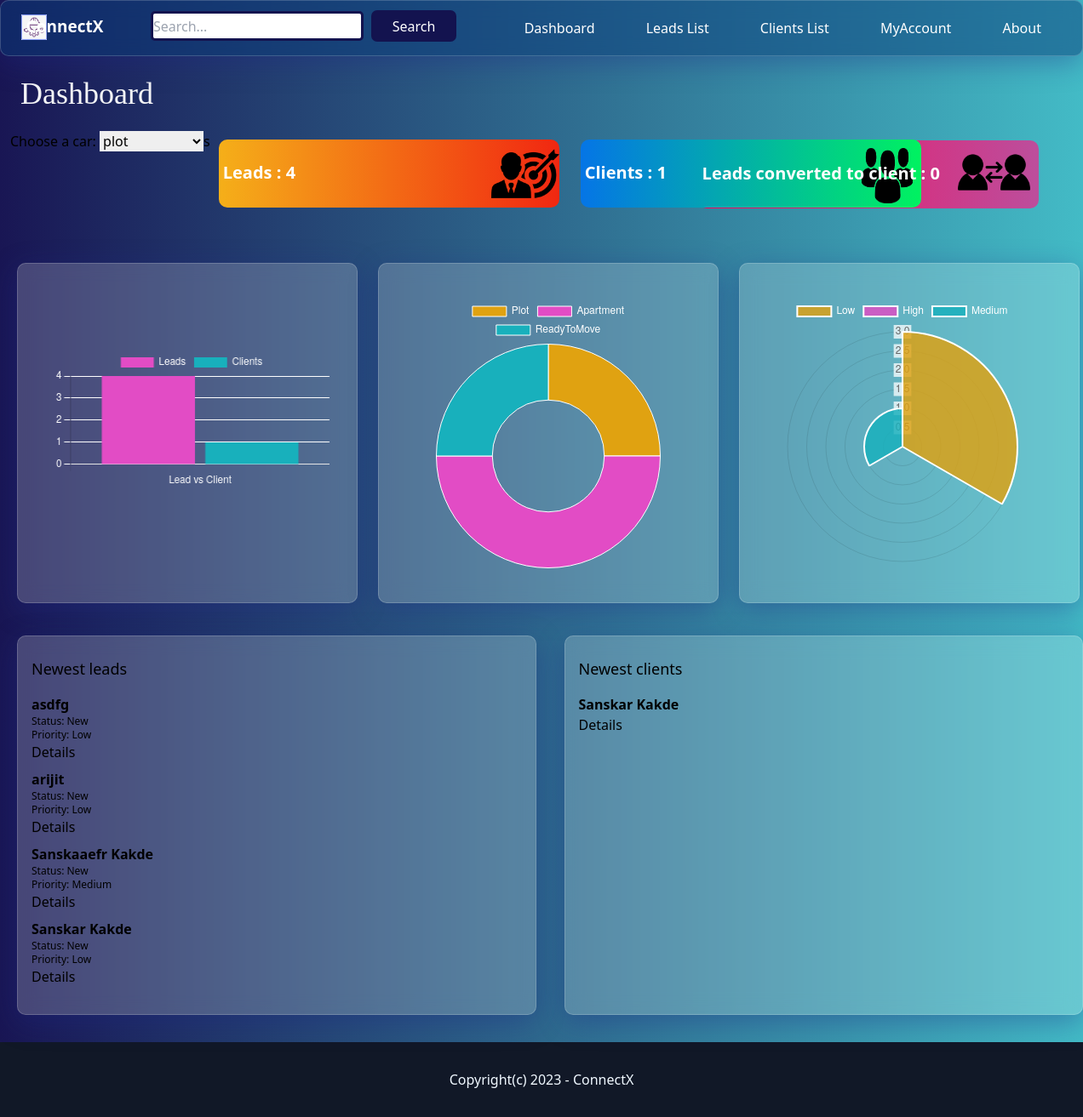
The page /dashboard/ (signed in) on the database its author committed.
### leads/models.py (models this page shows, shortened)
class Lead(models.Model):
    LOW = 'low'
    MEDIUM = 'medium'
    HIGH = 'high'
    CHOICES_PRIORITY = (
        (LOW, 'Low'),
        (MEDIUM, 'Medium'),
        (HIGH, 'High'),
    )
    NEW = 'new'
    CONTACTED = 'contacted'
    WON = 'won'
    LOST = 'lost'
    CHOICES_STATUS = (
        (NEW, 'New'),
        (CONTACTED, 'Contacted'),
        (WON, 'Won'),
        (LOST, 'Lost'),
    )
    plot = 'plot'
    readyTomove = 'readyTomove'
    apartment = 'apartment'
    Property_type=(
        (plot, 'plot'),
        (readyTomove, 'readyTomove'),
        (apartment, 'apartment'),
    )
    team = models.ForeignKey(Team, related_name='leads', on_delete=models.CASCADE)
    name = models.CharField(max_length=255)
    email = models.EmailField()
    phone = models.CharField(max_length=11,default=' ')
    Address = models.TextField(max_length=50, default=' ',blank=False,null=False)
    property_price = models.IntegerField(default='00')
    property_size = models.CharField(max_length=25,default=' ')
    property_locality = models.CharField(max_length=25, default=' ')
    property_type = models.CharField(max_length=11, choices=Property_type, default=plot)
    priority = models.CharField(max_length=10, choices=CHOICES_PRIORITY, default=MEDIUM)
    status = models.CharField(max_length=10, choices=CHOICES_STATUS, default=NEW)
    converted_to_client = models.BooleanField(default=False)
    created_by = models.ForeignKey(User, related_name='leads', on_delete=models.CASCADE)
    created_at = models.DateTimeField(auto_now_add=True)
    modified_at = models.DateTimeField(auto_now=True)
    class Meta:
        ordering = ('name',)

### clients/models.py (models this page shows, shortened)
class Client(models.Model):
    team = models.ForeignKey(Team, related_name='clients', on_delete=models.CASCADE)
    name = models.CharField(max_length=255)
    email = models.EmailField()
    phone = models.CharField(max_length=11, default=' ')
    Address = models.TextField(max_length=50, default=' ',blank=False,null=False)
    property_price = models.IntegerField(default='00')
    property_size = models.CharField(max_length=25,default=' ')
    property_locality = models.CharField(max_length=25, default=' ')
    property_type = models.CharField(max_length=11, choices=Property_type, default=plot)
    converted_to_client = models.BooleanField(default=False)
    priority = models.CharField(max_length=10, choices=CHOICES_PRIORITY, default=MEDIUM)
    created_by = models.ForeignKey(User, related_name='clients', on_delete=models.CASCADE)
    created_at = models.DateTimeField(auto_now_add=True)
    modified_at = models.DateTimeField(auto_now=True)
    class Meta:
        ordering = ('name',)

### dashboard/views.py (the view)
# urls.py: path('dashboard/', include('userprofile.urls')),
@login_required
def dashboard(request):
    team = request.user.userprofile.get_active_team()
    leads = Lead.objects.filter(team=team,created_by=request.user).order_by('-created_at')[0:5]
    clients = Client.objects.filter(team=team,created_by=request.user).order_by('-created_at')[0:5]
    lead_count = Lead.objects.filter(converted_to_client=False,created_by=request.user,team=team).count()
    client_count = Client.objects.filter(team=team, created_by=request.user).count()
    leadtoclient_count = Lead.objects.filter(converted_to_client=True,created_by=request.user,team=team).count()
    plot = Lead.objects.filter(property_type='plot',converted_to_client=False,created_by=request.user,team=team).count()
    apartment = Lead.objects.filter(property_type='apartment',converted_to_client=False,created_by=request.user,team=team).count()
    readytomove = Lead.objects.filter(property_type='readyTomove',converted_to_client=False,created_by=request.user,team=team).count()
    property_type_label = ['Plot' ,'Apartment', 'ReadyToMove']
    property_type = [plot,apartment,readytomove]
    low = Lead.objects.filter(priority='low',converted_to_client=False,created_by=request.user,team=team).count()
    high = Lead.objects.filter(priority='high',converted_to_client=False,created_by=request.user,team=team).count()
    medium = Lead.objects.filter(priority='medium',converted_to_client=False,created_by=request.user,team=team).count()
    priority_label = ['Low', 'High', 'Medium']
    priority = [low, high, medium]
    data=[]
    if request.GET.get('readyTomove'):
        print('user clicked summary')
        data = Lead.objects.filter(property_type='readyTomove',converted_to_client=False,team=team)
    data1 = []
    if request.GET.get('plot'):
        print('user clicked summary')
        data1 = Lead.objects.filter(property_type='plot', converted_to_client=False, team=team)
    data2 = []
    if request.GET.get('apartment'):
        print('user clicked summary')
        data2 = Lead.objects.filter(property_type='apartment', converted_to_client=False, team=team)
    return render(request,'dashboard/dashboard.html', {'leads':leads, 'clients':clients, 'lead_count':lead_count,
                                                       'client_count':client_count,'leadtoclient_count':leadtoclient_count,
                                                       'property_type_label':property_type_label, 'property_type':property_type,
                                                       'priority_label':priority_label, 'priority':priority,"data":data,
                                                       "data1":data1,"data2":data2})

### teams/context_processors.py (called while the page is built)
def active_team(request):
    if request.user.is_authenticated:
        active_team = request.user.userprofile.get_active_team()
        if not active_team:
            active_team = Team.objects.filter(created_by=request.user)[0]
    else:
        active_team = None
    return {'active_team': active_team}

### userprofile/models.py (called while the page is built)
    def get_active_team(self):
        if self.active_team:
            return self.active_team
        else:
            return Team.objects.filter(members__in=[self.user.id]).first()

### dashboard/templates/dashboard/dashboard.html (shortened to what this page needs)
{% extends 'core/base.html' %}
{% load static %}
{% block content %}
<div class="py-6 px-6 ">
    <div class="mb-6 text-4xl text-gray-100 font-serif " >Dashboard</div>
    <div class="div1" style="width:1250px; height:100px;display: flex;margin-left: -12px;">
   <form action="" method="get">
  <label for="cars">Choose a car:</label>
        <select>
  <option type="submit" value="plot" name="plot">plot</option>
       </select>
</form>s
      <div class="leadsquare text-xl hover:bg-slate-950 text-white" style="background: #f12711;
background: -webkit-linear-gradient(to right, #f5af19, #f12711);
background: linear-gradient(to right, #f5af19, #f12711);padding-left: 5px;text-align: left
">Leads : {{ lead_count }} <img src="{% static 'images/lead.png' %}" style="width: 80px;height: 80px;float: right;margin-top: -25px;"></div><br>
      <div class="clientsquare text-xl hover:bg-slate-950 text-white" style="background: #00F260;
background: -webkit-linear-gradient(to right, #0575E6, #00F260);
background: linear-gradient(to right, #0575E6, #00F260);text-align: left; margin-left:25px;padding-left: 5px;
">Clients : {{ client_count }} <img src="{% static 'images/client.png' %}" style="width: 70px;height: 65px;float: right;margin-top: -15px;padding-right: 10px;"></div></div><br>
      <div class="leadtoclientsquare text-xl hover:bg-slate-950 text-white" style="background: #bc4e9c;
background: -webkit-linear-gradient(to right, #f80759, #bc4e9c);margin-left: 65%;margin-top: -113px;
background: linear-gradient(to right, #f80759, #bc4e9c); text-align: left;padding-left: 5px;">Leads converted to client : {{ leadtoclient_count }}
      <img src="{% static 'images/leadclient.png' %}" style="width: 95px;height: 85px;float: right;margin-top: -30px;padding-right: 10px"></div>
    </div>
  <div class="div2 mt-10 px-8 py-10" style="width:400px; height:400px;display: inline-block;margin-left: 20px;">
      <canvas id="chart1" style="padding-left: 10px;margin-top: 60px;height:300px" ></canvas>
  </div>
<script>
const ctx = document.getElementById('chart1');
  var chart1 = new Chart(ctx, {
    type: 'bar',
    data: {
      labels: ['Lead vs Client'],
      datasets: [{
        label: 'Leads',
        data: [{{ lead_count }}],
        backgroundColor:['rgb(226,76,197)'],
      }
      ,{
        label: 'Clients',
        data: [{{ client_count }}],
        backgroundColor:['rgb(24,176,188)'],
      }],
    },
    options: {
           color:['white'],
        responsive: true,
      scales: {
        y: {
            ticks: { color: 'white', beginAtZero: true },
          beginAtZero: true,
            grid: {
          color: 'white'
        }
        },
          x: {
        ticks: { color: 'white', beginAtZero: true },
      }
      }
    }
  });
</script>
  <div class="div3 mt-10 py-10" style="width:400px; height:400px;display: inline-block;margin-left: 20px;">
    <canvas id="chart2" style="margin-left: 40px;"></canvas>
  </div>
  <script>
    var ctx1 = document.getElementById('chart2');
    var chart2 = new Chart(ctx1, {
        type: 'doughnut',
         data: {
                labels: [{% for topic in property_type_label %} '{{ topic }}', {% endfor %}],
                datasets: [{
                    label:'Frequency',
                    data: [{% for number in property_type %} '{{ number }}', {% endfor %}],
                    backgroundColor:['rgb(224,162,17)','rgb(226,76,197)', 'rgb(24,176,188)'],
                    borderWidth:1,
                }]
            },
        options: {
            color:['white'],
            responsive:true,
        }
      });
    </script>
  <div class="div4 px-8 py-10" style="width:400px; height:400px;display: inline-block;margin-left: 20px;">
    <canvas id="chart3" ></canvas>
  </div>
<script>
var ctx2 = document.getElementById('chart3');
var chart3 = new Chart(ctx2, {
    type: 'polarArea',
     data: {
            labels: [{% for one in priority_label %} '{{ one }}', {% endfor %}],
            datasets: [{
                label:'Frequency',
                data: [{% for two in priority %} '{{ two }}', {% endfor %}],
               backgroundColor:['rgba(224,162,17,0.82)','rgba(226,76,197,0.82)', 'rgba(24,176,188,0.82)'],
            }]
        },
    options: {
        color:['white'],
        responsive:true
    }
  });
</script>
<br>
    <div class="flex space-x-4 my-8" >
        <div class="px-4 py-6 bg-gray-100 rounded-xl leads" style="margin-left: 20px;width:610px;
          background: rgba( 255, 255, 255, 0.2 );
          box-shadow: 0 8px 32px 0 rgba( 31, 38, 135, 0.37 );
          backdrop-filter: blur( 11px );
          -webkit-backdrop-filter: blur( 11px );
          border-radius: 10px;
          border: 1px solid rgba( 255, 255, 255, 0.18 );">
        <h2 class="mb-4 text-lg">Newest leads</h2>
            {% for lead in leads %}
                <div class="mb-2 lead" >
                    <h3 class="font-semibold">{{ lead.name }}</h3>
                    <p class="text-xs">Status: {{ lead.get_status_display }}</p>
                    <p class="text-xs">Priority: {{ lead.get_priority_display }}</p>
                    <a href="{% url 'leads:detail' lead.pk %}">Details</a>
                </div>
            {% endfor %}
        </div>
        <div class=" px-4 py-6 bg-gray-100 rounded-xl clients" style="margin-left: 33px;width:610px;
        background: rgba( 255, 255, 255, 0.2 );
        box-shadow: 0 8px 32px 0 rgba( 31, 38, 135, 0.37 );
        backdrop-filter: blur( 11px );
        -webkit-backdrop-filter: blur( 11px );
        border-radius: 10px;
        border: 1px solid rgba( 255, 255, 255, 0.18 );">
            <h2 class="mb-4 text-lg">Newest clients</h2>
            {% for client in clients %}
                <div class="mb-2 client">
                    <h3 class="font-semibold">{{ client.name }}</h3>
                    <a href="{% url 'clients:details' client.pk %}">Details</a>
                </div>
            {% endfor %}
        </div>
    </div>
{% endblock %}

### core/templates/core/base.html (shortened to what this page needs)
<!doctype html>
{% load static %}
<html>
<head>
  <script src="https://cdn.tailwindcss.com"></script>
</head>
<body>
{% include 'core/partials/navbar.html' %}
{% block content %}{% endblock %}
{% include 'core/partials/footer.html' %}
</body>
</html>

### core/templates/core/partials/navbar.html
{% load static %}
<nav class="py-4 px-6 flex justify-between " style="background: rgba( 8, 59, 122, 0.5 );
box-shadow: 0 8px 32px 0 rgba( 31, 38, 135, 0.37 );
backdrop-filter: blur( 10px );
-webkit-backdrop-filter: blur( 10px );
border-radius: 10px;
border: 1px solid rgba( 255, 255, 255, 0.18 );">
    <img src="{% static 'images/logo.png' %}" style="height:30px;width:30px;">
    <a href="/" class="text-white"><strong style="font-size: 19px; margin-left: -80px;"> ConnectX</strong></a>
    <form method="get" action="{% url 'search:search' %}" style="margin-top: -5px" >
        <input type="text" name="q" placeholder="Search..."
               style="border: 3px solid #13134f;width: 250px;height: 35px;border-radius: 5px"/>
        <button class="hover:font-bold" type="submit" style="border: 2px solid #13134f;height: 37px;border-radius: 7px;color:white;padding:2px;margin-left: 5px;background-color: #13134f;width: 100px">Search</button>
    </form>
      <div class="space-x-2 mt-1">
          {% if request.user.is_authenticated %}
          <a href="{% url 'dashboard:dashboard' %}" class="py-2 px-6 text-white hover:bg-blue-200 hover:text-black hover:rounded-xl">Dashboard</a>
          <a href="{% url 'leads:list' %}" class="py-2 px-6 text-white hover:bg-blue-200 hover:text-black hover:rounded-xl">Leads List</a>
          <a href="{% url 'clients:list' %}" class="py-2 px-6 text-white hover:bg-blue-200 hover:text-black hover:rounded-xl">Clients List</a>
          <a href="{% url 'userprofile:myaccount' %}" class=" py-2 px-6 text-white hover:bg-blue-200 hover:text-black hover:rounded-xl">MyAccount</a>
          {% else %}
          <a href="{% url 'login' %}" class="py-2 px-6 text-white hover:bg-blue-200 hover:text-black hover:rounded-xl">Login</a>
          <a href="{% url 'userprofile:signup' %}" class="py-2 px-6 text-white hover:bg-blue-200 hover:text-black hover:rounded-xl">SignUp</a>
          {% endif %}
          <a href="{% url 'about' %}" class="py-2 px-6 text-white hover:bg-blue-200 hover:text-black hover:rounded-xl">About</a>
      </div>
  </nav>

### core/templates/core/partials/footer.html
<footer class="py-8 text-center bg-gray-900">
    <p class="text-large" style="color: aliceblue;">Copyright(c) 2023 - ConnectX</p>
</footer>

### core/templates/core/base.html (style rules this page uses)
body { background: #191654; background: -webkit-linear-gradient(to left, #43bbc6,#191654); background: linear-gradient(to left,#43bbc6,#191654); }

### dashboard/templates/dashboard/dashboard.html (style rules this page uses)
.div2, .div3, .div4 { background: rgba( 255, 255, 255, 0.2 ); box-shadow: 0 8px 32px 0 rgba( 31, 38, 135, 0.37 ); backdrop-filter: blur( 11px ); -webkit-backdrop-filter: blur( 11px ); border-radius: 10px; border: 1px solid rgba( 255, 255, 255, 0.18 ); }
.div2, .div3, .div4 { display: flex; justify-content: center; align-items: center; position: relative; }
.leadsquare, .clientsquare, .leadtoclientsquare { padding-top: 25px; text-align: center; font-weight: bolder; width:400px; height: 80px; margin-left: 10px; border-radius: 10px; margin-top: 10px; }

### rows shown on the page
Lead: name "asdfg", status "New", priority "Low"
Lead: name "arijit", status "New", priority "Low"
Lead: name "Sanskaaefr Kakde", status "New", priority "Medium"
Lead: name "Sanskar Kakde", status "New", priority "Low"
Client: name "Sanskar Kakde"

### other values the page prints
{{ lead_count }} "4"
{{ client_count }} "1"
{{ leadtoclient_count }} "0"
chart data {{ lead_count }} 4
chart data {{ client_count }} 1
chart data {{ number }} 1, 2, 1
